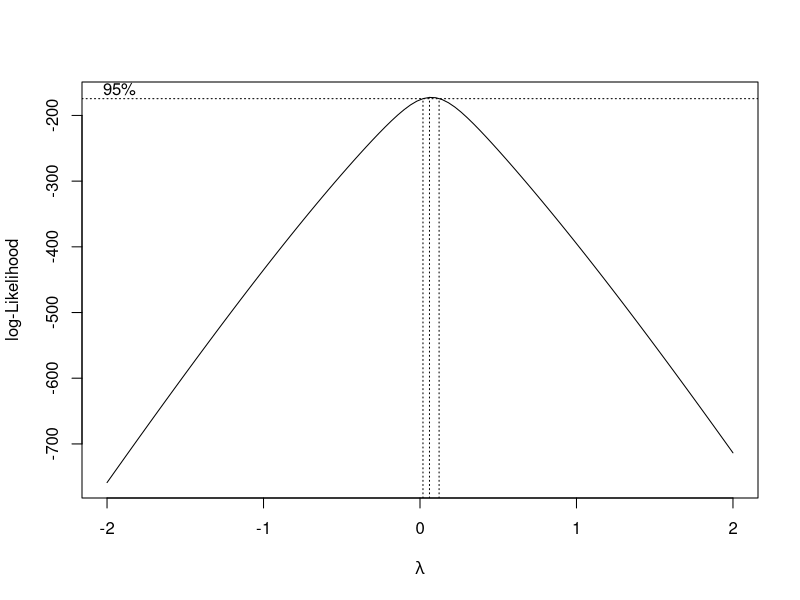
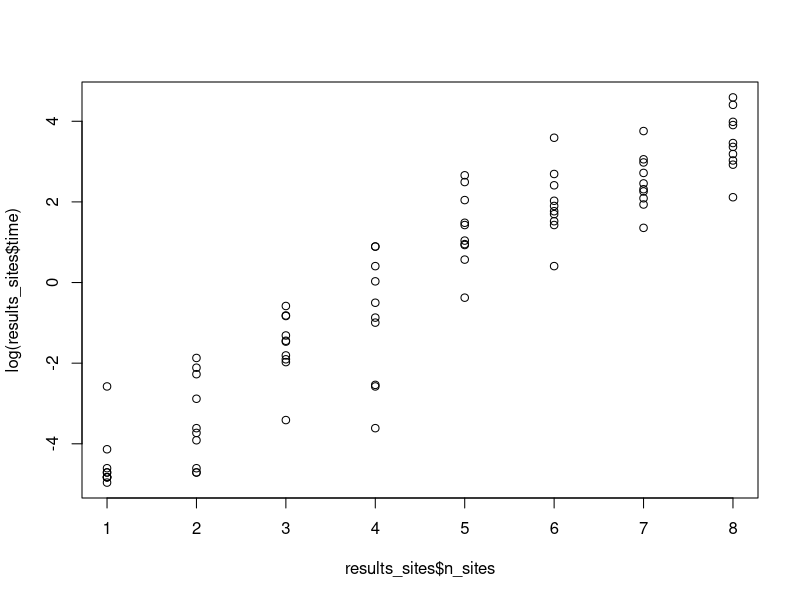
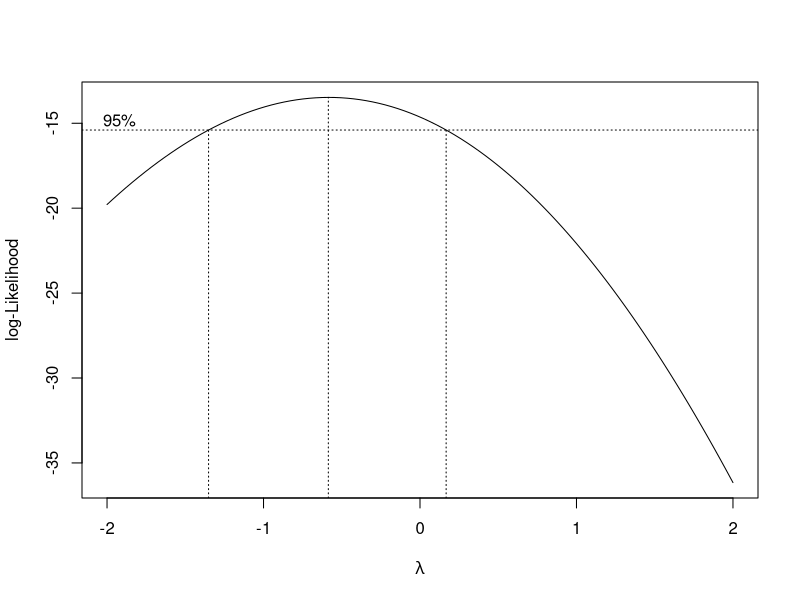
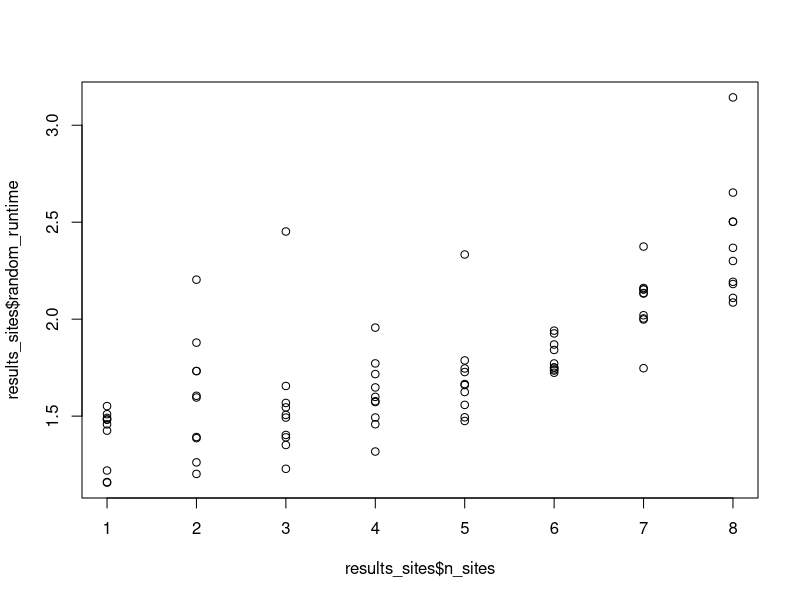
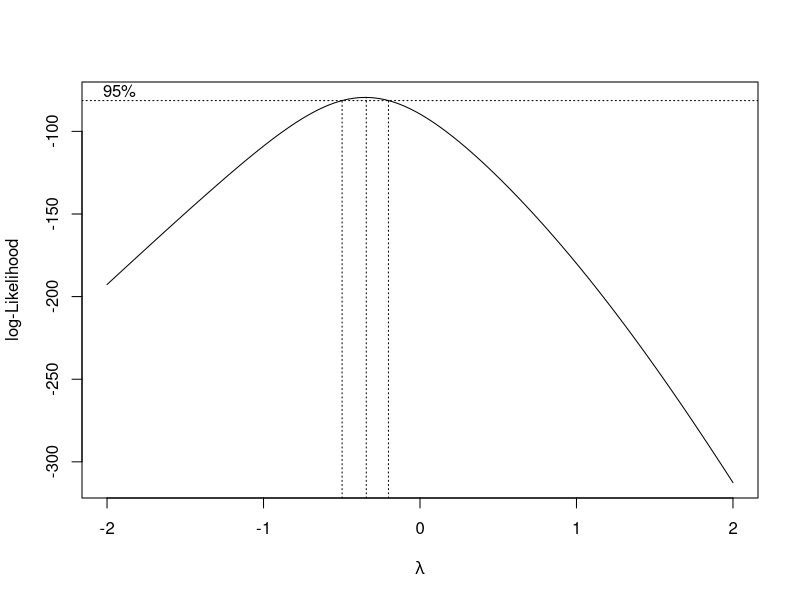
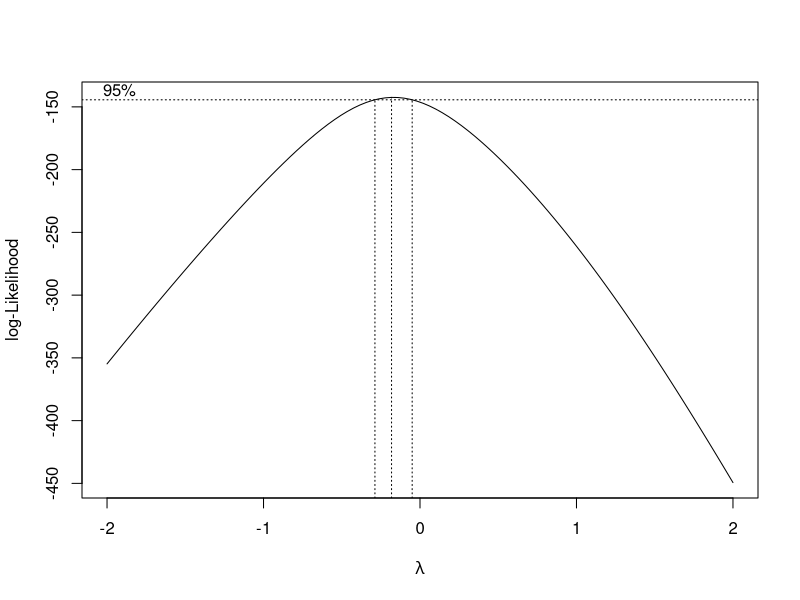
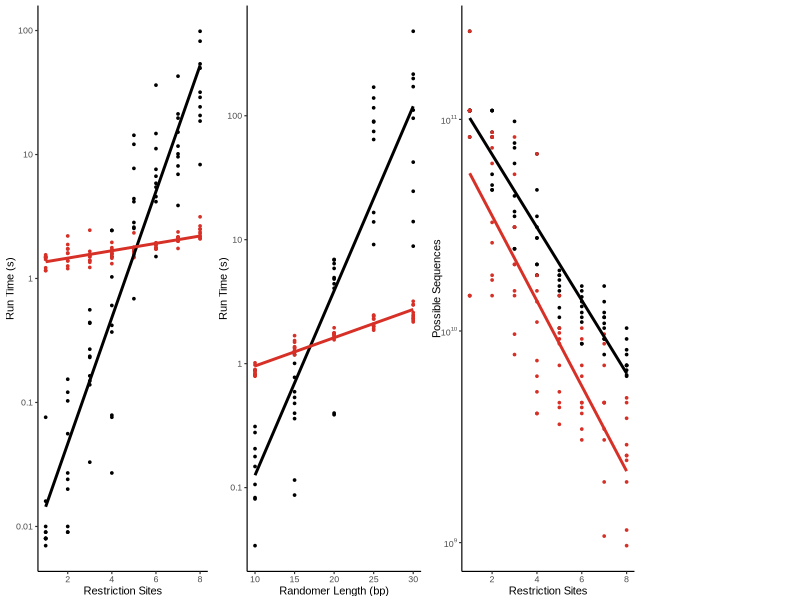

Generate these figures, in order, with R: (Note: this script raises an error after producing the figures.)
setwd("~/Documents/GitHub/OligoRL/CutFreeRL/Plotting")
library(ggplot2)
library(dplyr)

results_sites <- read.csv("./rollout_results_sites_4_1_21.csv")
results_length <- read.csv("./rollout_results_length_4_15_21.csv")
interaction_data <- read.csv("./Cutfree_interaction_data.csv")
#results_sites <- results_sites[order(results_sites$n_sites), ]
#resutls_sites <- results_sites[results_sites$n_sites<=10]
#results_sites <- results_sites[1:80,]
plot_cutfree_data <- function() {
  font_size=8
  font="Arial"
  line_size=.4
  point_size=0.6
  red="#d73027"
  blue="#4575b4"
  results_sites <- read.csv("./rollout_results_sites_4_1_21.csv")
  results_length <- read.csv("./rollout_results_length_4_15_21.csv")
  interaction_data <- read.csv("./Cutfree_interaction_data.csv")
  plot1 <- ggplot2::ggplot(data=results_sites) +
    ggplot2::scale_y_log10(breaks=c(0.01,0.1,1,10,100),labels=c("0.01","0.1","1","10","100")) +
    ggplot2::geom_point(aes(x=n_sites,y=time),color="black",size=point_size) +
    ggplot2::geom_point(aes(x=n_sites,y=random_runtime),color=red,size=point_size)+
    ggplot2::xlab("Restriction Sites") +
    ggplot2::ylab("Run Time (s)") +
    ggplot2::geom_smooth(aes(x=n_sites,y=time),method="lm", se=FALSE,color="black")+
    ggplot2::geom_smooth(aes(x=n_sites,y=random_runtime),method="lm", se=FALSE,color=red)+
    ggplot2::theme_classic(base_size=font_size,base_family = font,base_line_size = line_size)
  
  plot2 <- ggplot2::ggplot(data=results_sites) +
    ggplot2::scale_y_log10(breaks=c(1e9,1e10,1e11),labels=c(expression(paste("10"^"9")),expression(paste("10"^"10")),expression(paste("10"^"11")))) +
    ggplot2::geom_point(aes(x=n_sites,y=degeneracy),color="black",size=point_size) +
    ggplot2::geom_point(aes(x=n_sites,y=random_objval),color=red,size=point_size)+
    ggplot2::xlab("Restriction Sites") +
    ggplot2::ylab("Possible Sequences") +
    ggplot2::geom_smooth(aes(x=n_sites,y=degeneracy),method="lm", se=FALSE,color="black")+
    ggplot2::geom_smooth(aes(x=n_sites,y=random_objval),method="lm", se=FALSE,color=red)+
    ggplot2::theme_classic(base_size=font_size,base_family = font,base_line_size = line_size)
  
  plot0 <- ggplot2::ggplot(data=results_length) +
    ggplot2::scale_y_log10(breaks=c(0.1,1,10,100),labels=c("0.1","1","10","100")) +
    ggplot2::geom_point(aes(x=oligo_lengths, y=time),color="black",size=point_size) +
    ggplot2::geom_point(aes(x=oligo_lengths, y=random_runtime),color=red,size=point_size) +
    ggplot2::xlab("Randomer Length (bp)") +
    ggplot2::ylab("Run Time (s)") +
    ggplot2::geom_smooth(aes(x=oligo_lengths,y=time),method="lm", se=FALSE,color="black")+
    ggplot2::geom_smooth(aes(x=oligo_lengths,y=random_runtime),method="lm", se=FALSE,color=red)+
    ggplot2::theme_classic(base_size=font_size,base_family = font,base_line_size = line_size)
  
  #results %>%
    #dplyr::group_by(n_sites) %>%
    #dplyr::select(n_sites, time, degeneracy) %>%
    #dplyr::summarise_all(dplyr::funs(mean, sd))
  
  cowplot::plot_grid(plot1, plot0,plot2,NULL,rel_widths = c(1,1,1,0.75), align= "h", nrow=1 )
  scaling_factor=5.5
  ggsave("CutfreeRL_Figure.tiff",width=scaling_factor,height=scaling_factor/3.75,dpi=300,units="in")
}
plot_cutfree_data()
## Test cutfree runtime significance 
summary(logcutfree.model <- lm(log(time) ~ n_sites,data=results_sites))
MASS::boxcox(time ~ n_sites, data=results_sites)
plot(results_sites$n_sites,log(results_sites$time))

## Test RL runtime significance 
summary(rlcutfree.model <- lm((random_runtime) ~ n_sites,data=results_sites))
MASS::boxcox(random_runtime ~ n_sites, data=results_sites)
plot(results_sites$n_sites,results_sites$random_runtime)

## test cutfree solution decay 
summary(solution.cutfree <- lm(log(degeneracy)~n_sites,data=results_sites))
MASS::boxcox(degeneracy ~ n_sites, data=results_sites)
## Test RL solution decay 
summary(solution.RL <- lm(log(random_objval)~n_sites,data=results_sites))
MASS::boxcox(random_objval ~ n_sites, data=results_sites)
##Test interaction between nsites and algorithm
summary(solution.interaction <- lm(log(degeneracy)~n_sites+algorithm+n_sites*algorithm,data=interaction_data))
plot(model)
plot(log(interaction_data$degeneracy),predict(solution.interaction))

##test cutfree oligo length 
summary(length.cutfree <- lm(log(time) ~ oligo_lengths,data=results_length))
summary(length.RL <- lm(log(random_runtime) ~oligo_lengths,data=results_length))
MASS::boxcox(random_runtime ~ oligo_lengths, data=results_length)
MASS::boxcox(time ~oligo_lengths,data=results_length)
